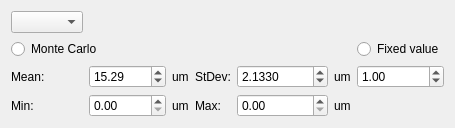
<?xml version="1.0" encoding="UTF-8"?>
<ui version="4.0">
 <class>Form</class>
 <widget class="QWidget" name="Form">
  <property name="geometry">
   <rect>
    <x>0</x>
    <y>0</y>
    <width>400</width>
    <height>113</height>
   </rect>
  </property>
  <property name="windowTitle">
   <string>Form</string>
  </property>
  <layout class="QGridLayout" name="gridLayout">
   <item row="3" column="4">
    <widget class="QDoubleSpinBox" name="max_double_spin_box">
     <property name="maximum">
      <double>20000.000000000000000</double>
     </property>
    </widget>
   </item>
   <item row="2" column="3">
    <widget class="QLabel" name="label_3">
     <property name="text">
      <string>StDev:</string>
     </property>
    </widget>
   </item>
   <item row="3" column="1">
    <widget class="QDoubleSpinBox" name="min_double_spin_box">
     <property name="maximum">
      <double>20000.000000000000000</double>
     </property>
    </widget>
   </item>
   <item row="2" column="5">
    <widget class="QLabel" name="label_4">
     <property name="text">
      <string>um</string>
     </property>
    </widget>
   </item>
   <item row="2" column="2">
    <widget class="QLabel" name="label_2">
     <property name="text">
      <string>um</string>
     </property>
    </widget>
   </item>
   <item row="2" column="1">
    <widget class="QDoubleSpinBox" name="mean_spinbox">
     <property name="value">
      <double>15.289999999999999</double>
     </property>
    </widget>
   </item>
   <item row="3" column="2">
    <widget class="QLabel" name="label_7">
     <property name="text">
      <string>um</string>
     </property>
    </widget>
   </item>
   <item row="3" column="5">
    <widget class="QLabel" name="label_8">
     <property name="text">
      <string>um</string>
     </property>
    </widget>
   </item>
   <item row="2" column="0">
    <widget class="QLabel" name="label">
     <property name="text">
      <string>Mean:</string>
     </property>
    </widget>
   </item>
   <item row="3" column="0">
    <widget class="QLabel" name="label_5">
     <property name="text">
      <string>Min:</string>
     </property>
    </widget>
   </item>
   <item row="1" column="6">
    <widget class="QRadioButton" name="fixed_radioButton">
     <property name="text">
      <string>Fixed value</string>
     </property>
    </widget>
   </item>
   <item row="2" column="4">
    <widget class="QDoubleSpinBox" name="stdev_spinbox">
     <property name="decimals">
      <number>4</number>
     </property>
     <property name="maximum">
      <double>20000.000000000000000</double>
     </property>
     <property name="value">
      <double>2.133000000000000</double>
     </property>
    </widget>
   </item>
   <item row="1" column="0" colspan="6">
    <widget class="QRadioButton" name="mc_radioButton">
     <property name="text">
      <string>Monte Carlo</string>
     </property>
    </widget>
   </item>
   <item row="2" column="6">
    <widget class="QDoubleSpinBox" name="doubleSpinBox">
     <property name="value">
      <double>1.000000000000000</double>
     </property>
    </widget>
   </item>
   <item row="3" column="3">
    <widget class="QLabel" name="label_6">
     <property name="text">
      <string>Max:</string>
     </property>
    </widget>
   </item>
   <item row="0" column="0">
    <widget class="QComboBox" name="parameter_combobox"/>
   </item>
  </layout>
 </widget>
 <resources/>
 <connections/>
</ui>
